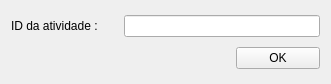
<?xml version="1.0" encoding="UTF-8"?>
<ui version="4.0">
 <class>Form</class>
 <widget class="QWidget" name="Form">
  <property name="geometry">
   <rect>
    <x>0</x>
    <y>0</y>
    <width>331</width>
    <height>84</height>
   </rect>
  </property>
  <property name="windowTitle">
   <string>Form</string>
  </property>
  <property name="styleSheet">
   <string notr="true"/>
  </property>
  <layout class="QGridLayout" name="gridLayout">
   <item row="0" column="0">
    <widget class="QLabel" name="label">
     <property name="text">
      <string>ID da atividade :</string>
     </property>
    </widget>
   </item>
   <item row="0" column="1" colspan="2">
    <widget class="QLineEdit" name="activity_id"/>
   </item>
   <item row="1" column="0" colspan="2">
    <spacer name="horizontalSpacer">
     <property name="orientation">
      <enum>Qt::Horizontal</enum>
     </property>
     <property name="sizeHint" stdset="0">
      <size>
       <width>219</width>
       <height>20</height>
      </size>
     </property>
    </spacer>
   </item>
   <item row="1" column="2">
    <widget class="QPushButton" name="ok_btn">
     <property name="text">
      <string>OK</string>
     </property>
    </widget>
   </item>
  </layout>
 </widget>
 <resources/>
 <connections/>
</ui>
